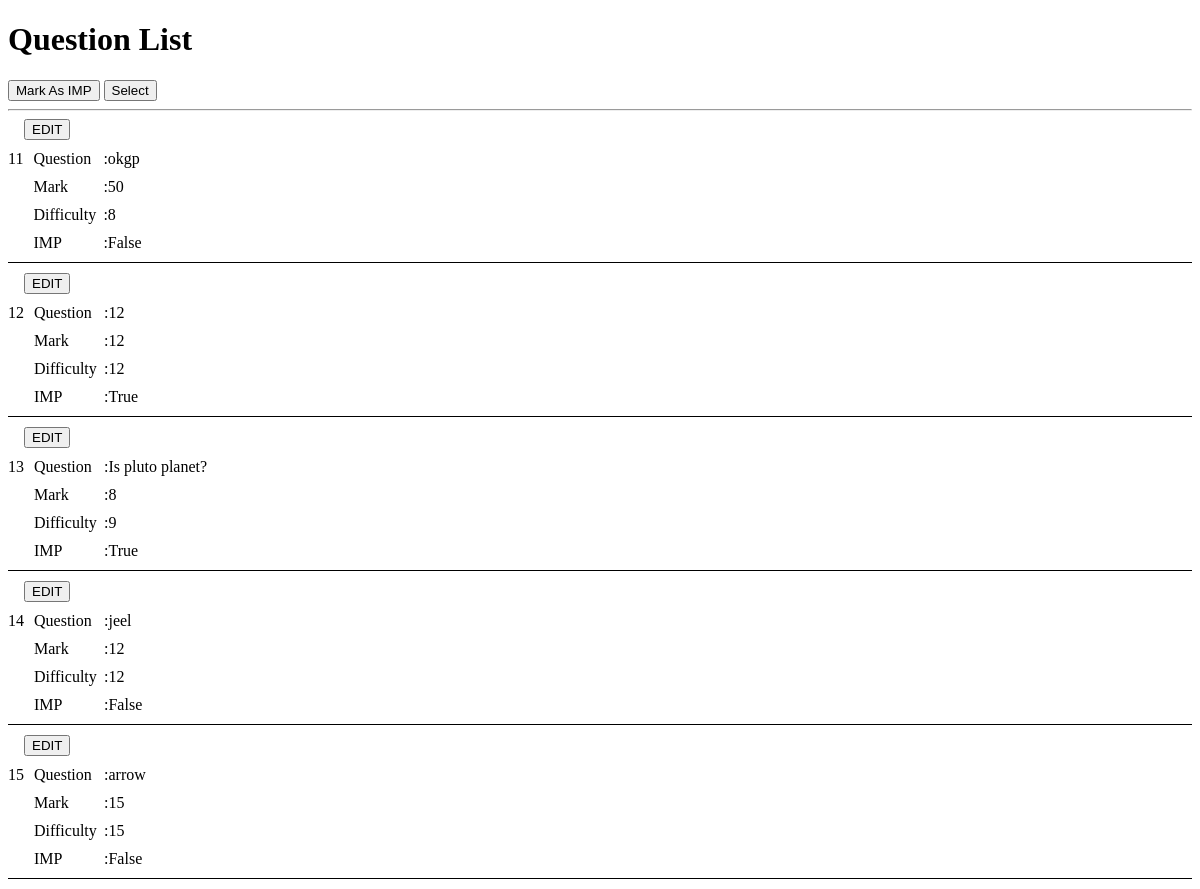
/question, run on an earlier commit of the app's database.
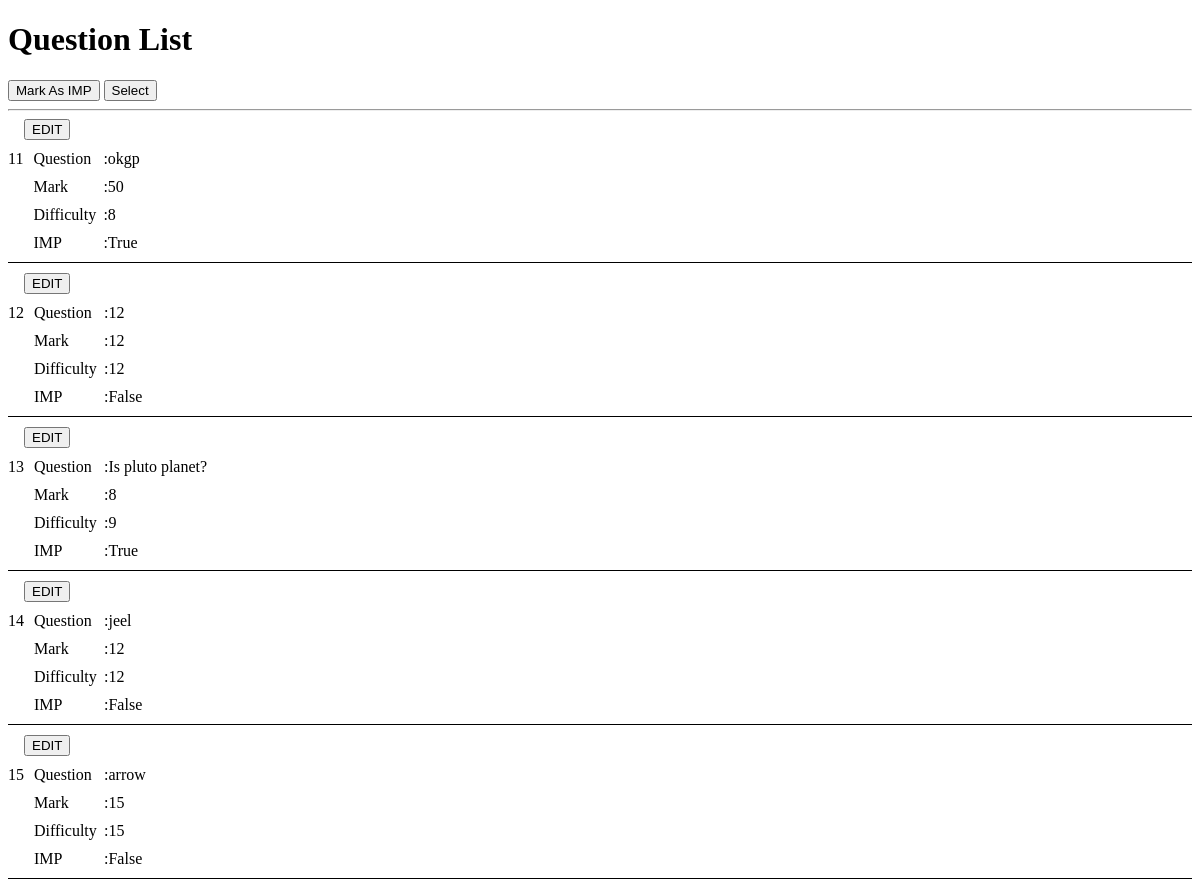
And on a later commit of the database.
### flaskapp/models.py (models this page shows, shortened)
class Question(db.Model):
    id = db.Column(db.Integer, primary_key=True)
    question = db.Column(db.Text, nullable=False)
    mark = db.Column(db.Integer, nullable=False)
    difficulty = db.Column(db.Integer, nullable=False)
    imp = db.Column(db.Boolean, default=False)

### flaskapp/routes.py (the view)
@app.route("/question")
def questions():
    _questions = Question.query.all()
    return render_template("questions.html",
                           questions=_questions,
                           css_file='css/question_form.css',
                           js_file='js/update_question.js'
                           )

### flaskapp/templates/questions.html (shortened to what this page needs)
{% extends "layout.html" %} {% block main %}
<div id="questions">
     {% block content %}
    <h1>Question List</h1>
    <button id="mark">Mark As IMP</button>
    <button id="select">Select</button>
    <hr />
    {% for q in questions %}
    <div class="controlBtn">
        <button class="editBtn">EDIT</button>
    </div>
    <div class="questionContainer">
        <label class="questionId">
            {{ q.id }}<input type="checkbox" class="deleteOption">
        </label>
        <div class="formContent">
            <ul class="questions">
                <li class="questionItems">
                    <div class="questionLabel">Question</div>
                    <div class="questionValue">:{{ q.question }}</div>
                </li>
                <li class="questionItems">
                    <div class="questionLabel">Mark</div>
                    <div class="questionValue">:{{ q.mark }}</div>
                </li>
                <li class="questionItems">
                    <div class="questionLabel">Difficulty</div>
                    <div class="questionValue">:{{ q.difficulty }}</div>
                </li>
                <li class="questionItems">
                    <div class="questionLabel">IMP</div>
                    <label><span class="questionValue">:{{ q.imp }}</span>
                        <input type="checkbox" name="imp_question" value="false" class="imp" id="{{ q.id }}" /></label>
                </li>
            </ul>
        </div>
    </div>
    {% endfor %} {% endblock %}
</div>
{% endblock %}

### flaskapp/templates/layout.html (shortened to what this page needs)
<!DOCTYPE html>
<html lang="en">
<head>
    <link rel="stylesheet" type="text/css" href=" {{ url_for('static', filename=css_file) }}"/>
</head>
<body>
{% block main %}
{% endblock main %}
</body>
</html>

### flaskapp/static/css/question_form.css (style rules this page uses)
.questionContainer { border-bottom: 1px solid black; display: flex; margin: 0 0 10px 0; }
.questionId { margin: 10px 0; display: flex; }
.questions { list-style-type: none; padding: 0 0 0 10px; margin: 0; }
.questionItems { display: flex; margin: 10px 0; }
.questionLabel { width: 70px; }
.controlBtn { margin-left: 16px; }

What changed in the data, as far as the page shows it:
changed Question "okgp": imp "False" → "True"
changed Question id 12: imp "True" → "False"
